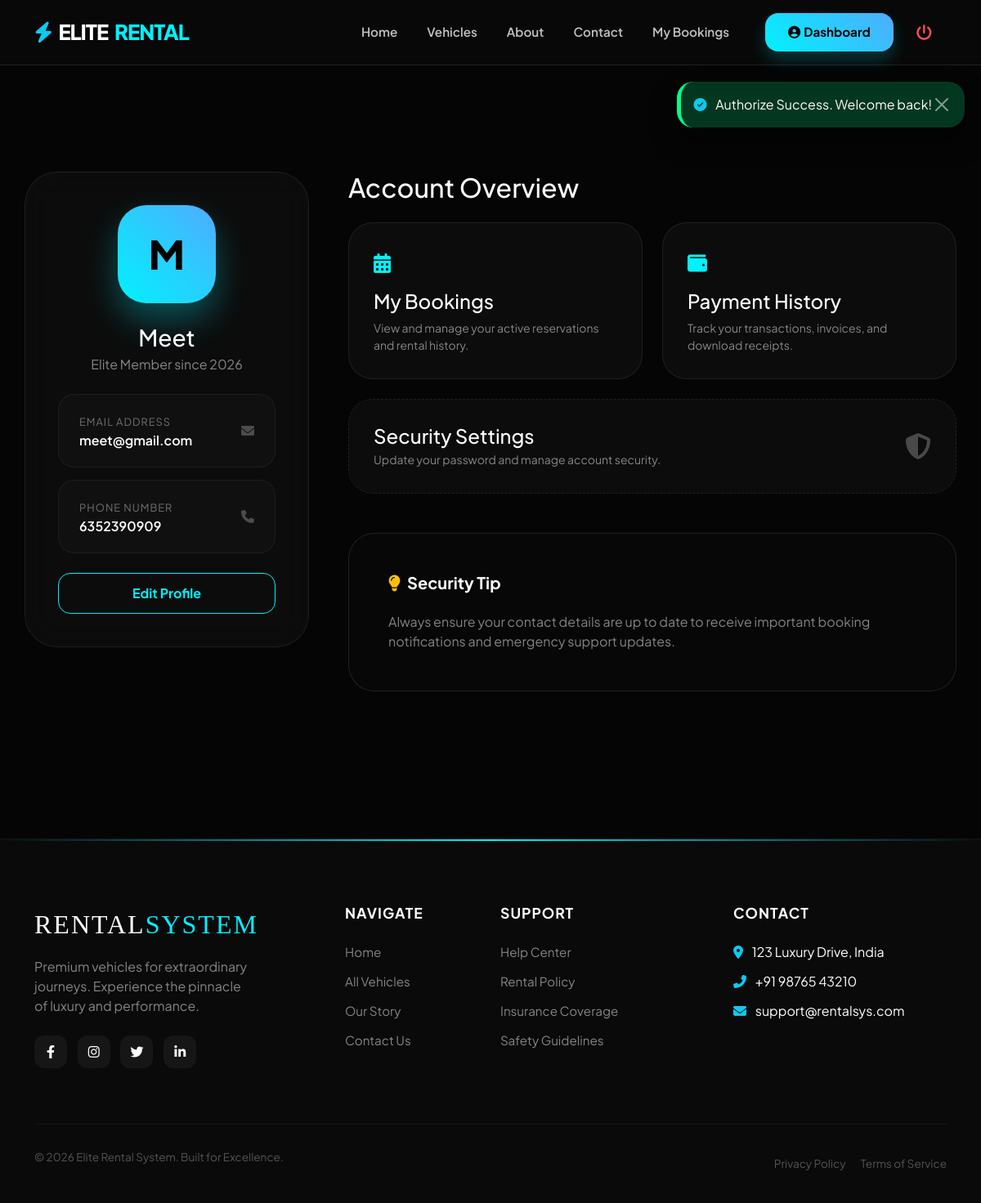
Screenshot of /user/profile.php (signed in) with the database file from the repository.
### tables this page shows
CREATE TABLE `users` (
  `id` int(11) NOT NULL,
  `name` varchar(100) DEFAULT NULL,
  `email` varchar(100) DEFAULT NULL,
  `password` varchar(255) DEFAULT NULL,
  `phone` varchar(15) DEFAULT NULL,
  `created_at` timestamp NOT NULL DEFAULT current_timestamp()
);

### user/profile.php (the view, shortened to what this page needs)
<?php
require_once(__DIR__ . '/../includes/db.php');
include(__DIR__ . '/../includes/header.php');
$u_id = $_SESSION['user_id'];
$user_query = mysqli_query($conn, "SELECT * FROM users WHERE id = '$u_id'");
$user_data = mysqli_fetch_assoc($user_query);
?>
<link rel="stylesheet" href="assets/style.css">
<div class="container dashboard-wrapper">
    <div class="row g-5">
        <div class="col-lg-4">
            <div class="profile-sidebar animate__animated animate__fadeInLeft">
                <div class="avatar-box">
                    <?php echo strtoupper(substr($user_data['name'], 0, 1)); ?>
                </div>
                <h3 class="fw-800 mb-1"><?php echo htmlspecialchars($user_data['name']); ?></h3>
                <p class="text-white-50 mb-4">Elite Member since <?php echo date('Y'); ?></p>
                <div class="text-start mb-4">
                    <div class="info-group">
                        <div>
                            <span class="info-label">Email Address</span>
                            <div class="info-value"><?php echo htmlspecialchars($user_data['email']); ?></div>
                        </div>
                        <i class="fas fa-envelope opacity-25"></i>
                    </div>
                    <div class="info-group">
                        <div>
                            <span class="info-label">Phone Number</span>
                            <div class="info-value"><?php echo htmlspecialchars($user_data['phone'] ?? 'Not set'); ?></div>
                        </div>
                        <i class="fas fa-phone opacity-25"></i>
                    </div>
                </div>
                <a href="<?php echo BASE_URL; ?>user/edit_profile.php" class="btn-edit">Edit Profile</a>
            </div>
        </div>
        <div class="col-lg-8">
            <h2 class="fw-800 mb-4 animate__animated animate__fadeInDown">Account Overview</h2>
            <div class="row g-4">
                <div class="col-md-6">
                    <a href="<?php echo BASE_URL; ?>user/my_bookings.php" class="action-card">
                        <div class="action-icon"><i class="fas fa-calendar-alt"></i></div>
                        <h4>My Bookings</h4>
                        <p class="text-white-50 small mb-0">View and manage your active reservations and rental history.</p>
                    </a>
                </div>
                <div class="col-md-6">
                    <a href="<?php echo BASE_URL; ?>user/my_payments.php" class="action-card">
                        <div class="action-icon"><i class="fas fa-wallet"></i></div>
                        <h4>Payment History</h4>
                        <p class="text-white-50 small mb-0">Track your transactions, invoices, and download receipts.</p>
                    </a>
                </div>
                <div class="col-md-12">
                    <a href="<?php echo BASE_URL; ?>user/edit_profile.php" class="action-card" style="border-style: dashed;">
                        <div class="d-flex align-items-center justify-content-between">
                            <div>
                                <h4 class="mb-1">Security Settings</h4>
                                <p class="text-white-50 small mb-0">Update your password and manage account security.</p>
                            </div>
                            <i class="fas fa-shield-alt fa-2x opacity-25"></i>
                        </div>
                    </a>
                </div>
            </div>
            <div class="mt-5 p-5 border border-white border-opacity-10 rounded-5 animate__animated animate__fadeInUp" style="background: rgba(255,255,255,0.01);">
                <h5 class="fw-bold mb-4"><i class="fas fa-lightbulb text-warning me-2"></i>Security Tip</h5>
                <p class="text-white-50 mb-0">Always ensure your contact details are up to date to receive important booking notifications and emergency support updates.</p>
            </div>
        </div>
    </div>
</div>
<?php include(__DIR__ . '/../includes/footer.php'); ?>

### assets/style.css (style rules this page uses)
:root { --glass: rgba(255, 255, 255, 0.05); --accent: #00f2fe; --accent-2: #4facfe; }
body { background: #050505 !important; font-family: 'Plus Jakarta Sans', sans-serif; color: #fff; overflow-x: hidden; }
:root { --accent: #00f2fe; --card-bg: rgba(255, 255, 255, 0.03); }
body { background: #050505 !important; font-family: 'Plus Jakarta Sans', sans-serif; color: #fff; }
:root { --accent: #00f2fe; --dark-card: #0f1115; }
body { background: #050505 !important; color: #fff; font-family: 'Plus Jakarta Sans', sans-serif; }
:root { --accent: #00f2fe; --accent-glow: rgba(0, 242, 254, 0.4); --card-bg: rgba(255, 255, 255, 0.03); }
:root { --accent: #00f2fe; --glass: rgba(255, 255, 255, 0.03); }
body { background: #050505 !important; color: #fff; font-family: 'Plus Jakarta Sans', sans-serif; overflow-x: hidden; }

### includes/header.php (style rules this page uses)
:root { --accent: #00f2fe; --nav-bg: rgba(10, 10, 10, 0.85); }
body { font-family: 'Plus Jakarta Sans', sans-serif; padding-top: 90px; background: #050505; color: #fff; }

### user/profile.php (style rules this page uses)
:root { --accent: #00f2fe; --card-bg: rgba(255, 255, 255, 0.03); }
body { background: #050505 !important; color: #fff; font-family: 'Plus Jakarta Sans', sans-serif; }
.dashboard-wrapper { padding: 120px 0 80px; }
.profile-sidebar { background: var(--card-bg); border: 1px solid rgba(255,255,255,0.08); border-radius: 40px; padding: 40px; text-align: center; backdrop-filter: blur(20px); }
.avatar-box { width: 120px; height: 120px; background: linear-gradient(45deg, var(--accent), #4facfe); border-radius: 35px; margin: 0 auto 25px; display: flex; align-items: center; justify-content: center; font-size: 3rem; color: #000; font-weight: 800; box-shadow: 0 20px 40px rgba(0, 242, 254, 0.3); }
.info-group { background: rgba(255,255,255,0.02); border: 1px solid rgba(255,255,255,0.05); border-radius: 20px; padding: 20px 25px; margin-bottom: 15px; display: flex; justify-content: space-between; align-items: center; }
.info-label { color: rgba(255,255,255,0.4); font-size: 0.8rem; text-transform: uppercase; letter-spacing: 1px; }
.info-value { font-weight: 600; font-size: 1rem; }
.action-card { background: var(--card-bg); border: 1px solid rgba(255,255,255,0.08); border-radius: 30px; padding: 30px; transition: 0.4s cubic-bezier(0.175, 0.885, 0.32, 1.275); text-decoration: none; color: #fff; display: block; height: 100%; }
.action-icon { font-size: 1.5rem; color: var(--accent); margin-bottom: 15px; }
.btn-edit { background: transparent; border: 1px solid var(--accent); color: var(--accent); padding: 12px 30px; border-radius: 15px; font-weight: 700; width: 100%; transition: 0.3s; text-decoration: none; display: block; }

### includes/footer.php (style rules this page uses)
:root { --footer-bg: #0a0a0a; --accent-glow: #00f2fe; }

### rows the page displays
users: name "M", name "Meet", email "meet@gmail.com", phone "6352390909"

### other values shown
$parts[0] "ELITE"
$parts[1] "RENTAL"
$_SESSION['success'] "Authorize Success. Welcome back!"
